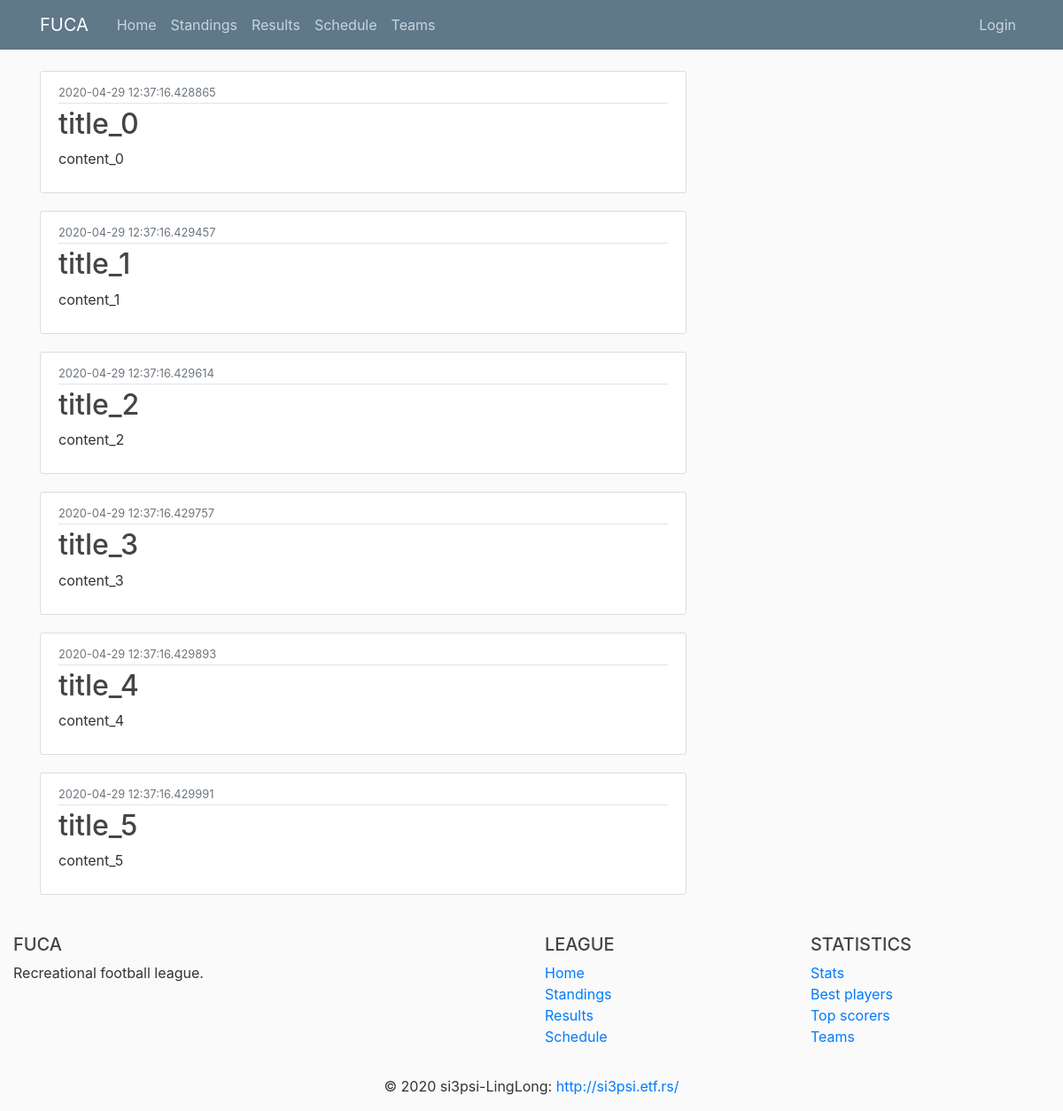
Page /home on the earlier database version.
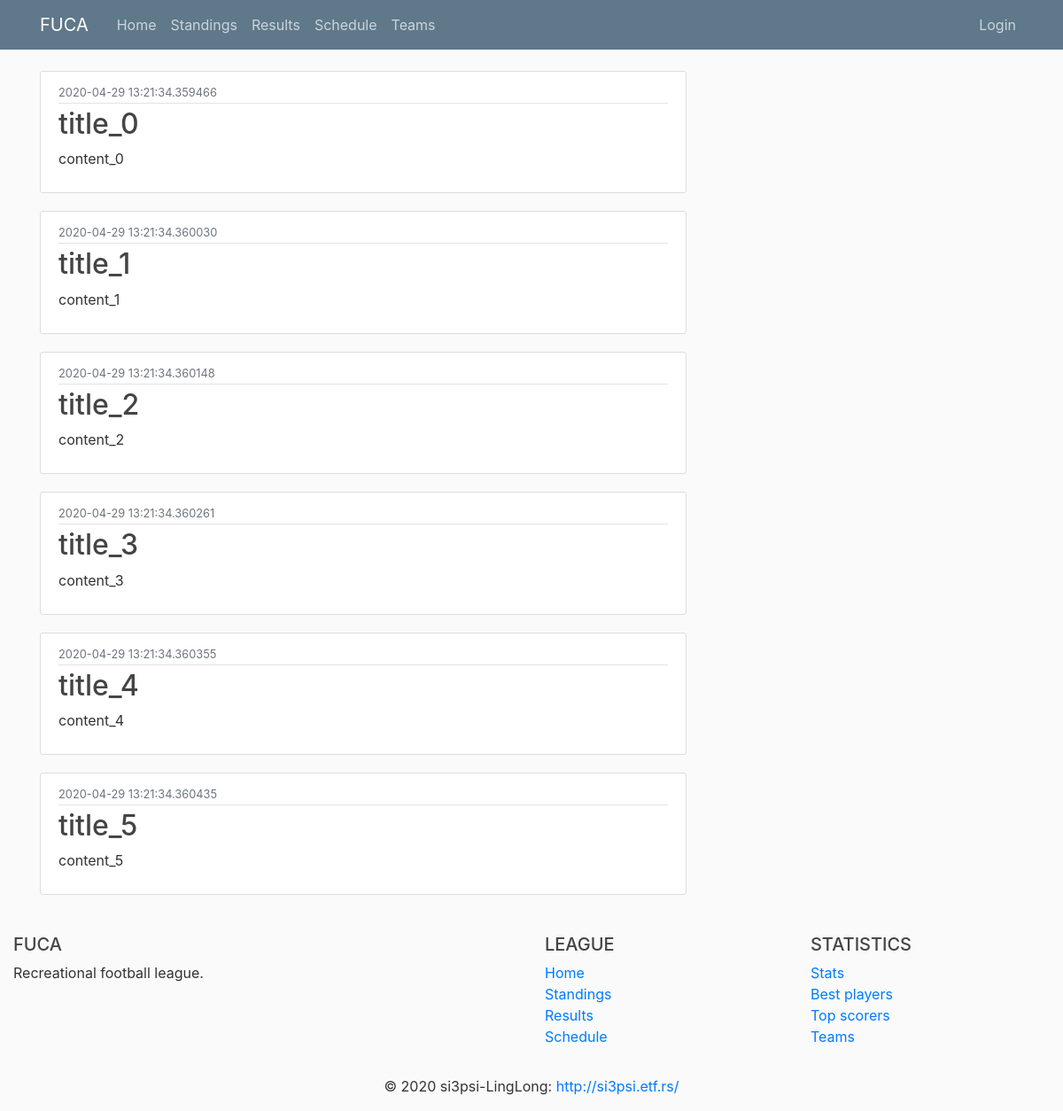
Same page on the later database version.
### fuca/models.py (models this page shows, shortened)
class News(db.Model):
    __tablename__ = 'news'
    id          = db.Column(db.Integer,     primary_key=True)
    date        = db.Column(db.DateTime,    nullable=False, default=datetime.utcnow)
    title       = db.Column(db.String(100), nullable=False)
    content     = db.Column(db.Text,        nullable=False)
    def jinja_dict(self):
        return {'news_title'    : self.title,
                'content'       : self.content,
                'date'          : str(self.date)}

### fuca/routes/home_routes.py (the view)
@app.route("/")
@app.route("/home")
def home():
    news_db = News.query.all()
    news_list = [news.jinja_dict() for news in news_db]
    return render_template('home/home.html', newslist=news_list)

### fuca/templates/home/home.html
{% extends 'home/layout.html' %}
{% block content %}
    {% for news in newslist %}
        <article class="media content-section">
            <div class="media-body">
            <div class="article-metadata">
                <small class="text-muted">{{ news.date }}</small>
            </div>
            <h2><a class="article-title" href="#">{{ news.news_title }}</a></h2>
            <p class="article-content">{{ news.content }}</p>
            </div>
        </article>
    {% endfor %}
{% endblock content %}

### fuca/templates/home/layout.html (shortened to what this page needs)
<!DOCTYPE html>
<html>
    <head>
        <link   rel="stylesheet"
                href="https://maxcdn.bootstrapcdn.com/bootstrap/4.0.0/css/bootstrap.min.css"
>
        <link rel="stylesheet" type="text/css" href="{{ url_for('static', filename='main.css') }}">
    </head>
    <body>
        <header class="site-header">
            <nav class="navbar navbar-expand-md navbar-dark bg-steel fixed-top">
                <div class="container">
                    <a class="navbar-brand mr-4" href="/">FUCA</a>
                    <div class="collapse navbar-collapse" id="navbarToggle">
                        <div class="navbar-nav mr-auto">
                            <a class="nav-item nav-link" href="{{ url_for('home') }}"> Home</a>
                            <a class="nav-item nav-link" href="{{ url_for('standings') }}"> Standings </a>
                            <a class="nav-item nav-link" href="{{ url_for('results') }}"> Results </a>
                            <a class="nav-item nav-link" href="{{ url_for('schedule') }}"> Schedule </a>
                            <a class="nav-item nav-link" href="{{ url_for('teams') }}"> Teams </a>
                        </div>
                        <div class="navbar-nav">
                            <a class="nav-item nav-link" href="{{ url_for('login') }}">Login</a>
                        </div>
                    </div>
                </div>
            </nav>
        </header>
        <main role="main" class="container">
            <div class="row">
                <div class="col-md-8">
                    {% block content %}{% endblock %}
                </div>
            </div>
        </main>
        <footer class="page-footer font-small blue pt-4">
            <div class="container-fluid text-center text-md-left">
                <div class="row">
                    <div class="col-md-6 mt-md-0 mt-3">
                        <h5 class="text-uppercase">FUCA</h5>
                        <p>Recreational football league.</p>
                    </div>
                    <div class="col-md-3 mb-md-0 mb-3">
                        <h5 class="text-uppercase">League</h5>
                        <ul class="list-unstyled">
                            <li>
                                <a href="#!">Home</a>
                            </li>
                            <li>
                                <a href="#!">Standings</a>
                            </li>
                            <li>
                                <a href="#!">Results</a>
                            </li>
                            <li>
                                <a href="#!">Schedule</a>
                            </li>
                        </ul>
                    </div>
                    <div class="col-md-3 mb-md-0 mb-3">
                        <h5 class="text-uppercase">Statistics</h5>
                        <ul class="list-unstyled">
                            <li>
                                <a href="#!">Stats</a>
                            </li>
                            <li>
                                <a href="#!">Best players</a>
                            </li>
                            <li>
                                <a href="#!">Top scorers</a>
                            </li>
                            <li>
                                <a href="#!">Teams</a>
                            </li>
                        </ul>
                    </div>
                </div>
            </div>
            <div class="footer-copyright text-center py-3">© 2020 si3psi-LingLong:
                <a href="http://si3psi.etf.rs/"> http://si3psi.etf.rs/ </a>
            </div>
        </footer>
    </body>
</html>

### fuca/static/main.css (style rules this page uses)
body { background: #fafafa; color: #333333; margin-top: 5rem; }
h1, h2, h3, h4, h5, h6 { color: #444444; }
.bg-steel { background-color: #5f788a; }
.site-header .navbar-nav .nav-link { color: #cbd5db; }
.content-section { background: #ffffff; padding: 10px 20px; border: 1px solid #dddddd; border-radius: 3px; margin-bottom: 20px; }
.article-title { color: #444444; }
.article-content { white-space: pre-line; }
.article-metadata { padding-bottom: 1px; margin-bottom: 4px; border-bottom: 1px solid #e3e3e3 }

Differences in the rows shown:
changed News "title_0": date "2020-04-29 12:37:16.428865" → "2020-04-29 13:21:34.359466"
changed News "title_1": date "2020-04-29 12:37:16.429457" → "2020-04-29 13:21:34.360030"
changed News "title_2": date "2020-04-29 12:37:16.429614" → "2020-04-29 13:21:34.360148"
changed News "title_3": date "2020-04-29 12:37:16.429757" → "2020-04-29 13:21:34.360261"
changed News "title_4": date "2020-04-29 12:37:16.429893" → "2020-04-29 13:21:34.360355"
changed News "title_5": date "2020-04-29 12:37:16.429991" → "2020-04-29 13:21:34.360435"
